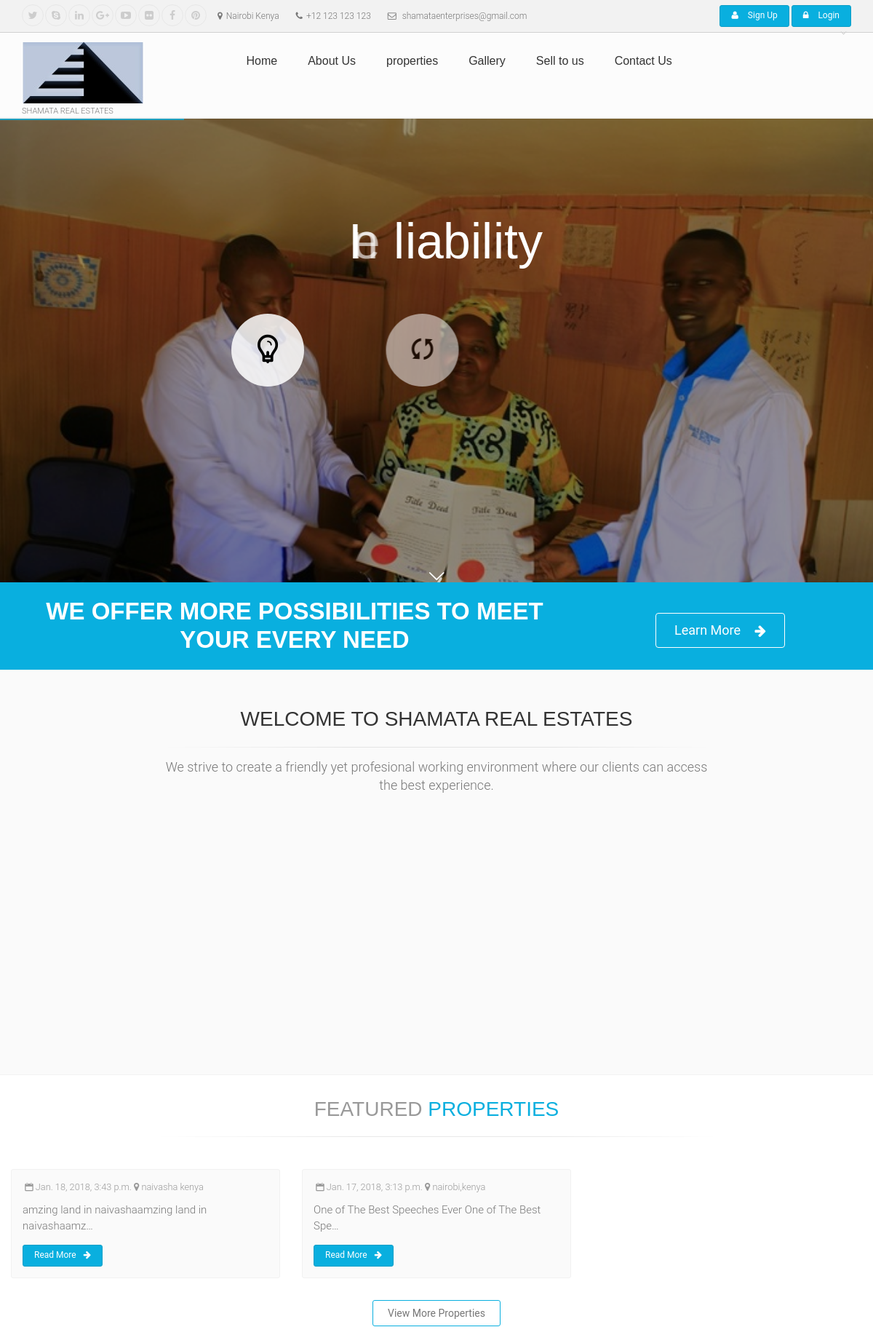
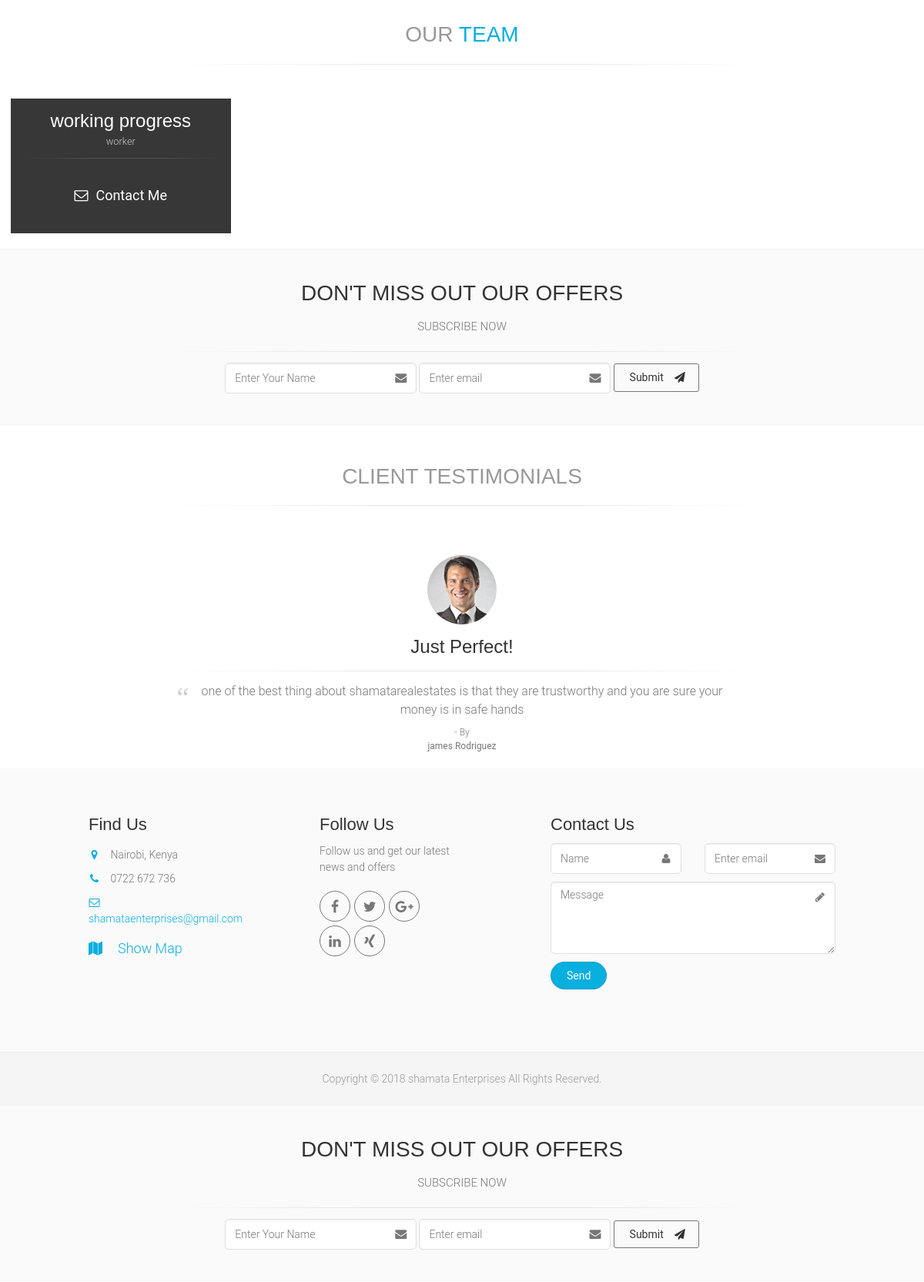
The page / (upper part) on the database its author committed (2 pictures, top to bottom).
### Main/models.py (models this page shows, shortened)
class Post(models.Model):
    owner =  models.ForeignKey(User, on_delete=models.CASCADE)
    title = models.CharField(max_length=200)
    slug      =      models.SlugField(unique=True,blank=True, null=True)
    image = models.ImageField(upload_to=upload_location)
    image_2 = models.ImageField(upload_to=upload_location)
    image_3 = models.ImageField(upload_to=upload_location,blank=True, null=True)
    description = models.TextField()
    size_of_land = models.CharField(max_length=150)
    location_details = models.CharField(max_length=300)
    price = models.CharField(max_length=150)
    features = models.TextField()
    updated = models.DateTimeField(auto_now=True, auto_now_add=False)
    timestamp = models.DateTimeField(auto_now=False, auto_now_add=True)
    def get_absolute_url(self):
        return reverse("Main:post_detail",kwargs={"slug":self.slug})
    class Meta:
        ordering = ["-timestamp", "-updated"]

### Teammembers/models.py (models this page shows, shortened)
class Team_Meamber(models.Model):
    name = models.CharField(max_length=100)
    role = models.CharField(max_length=100)
    details = models.TextField()
    phone_number = PhoneNumberField(blank=True, null=True)
    email = models.EmailField()
    image = models.ImageField(upload_to=upload_location) #null=False,blank=False
    def get_absolute_url(self):
        return reverse("Teammembers:detail",kwargs={"id": self.id})

### Main/views.py (the view)
# urls.py: url(r'^$',HomeView,name='home-view'),
def HomeView(request):
    qs = Post.objects.all()[:6] #limiting the queryset to only 6 posts
    agent_list = Team_Meamber.objects.all()[:4]#Filtering only four teammembers
    context = {
        "agents_list":agent_list,
        "post_list":qs,
        "title":"title is here"
    }
    template_name = 'Main/index.html'
    return render(request, template_name, context)

### Main/templates/Main/index.html (shortened to what this page needs)
{% extends "Main/base.html" %}
{% load staticfiles %}
{% block content %}
   {% include "Main/navigation.html" %}
  {% include "Main/body.html" %}
<section class="section pv-30">
<div class="container-fluid">
	<div class="row">
		<div class="col-md-8 col-md-offset-2 text-center">
			<h2 class="title"><span class="text-muted">FEATURED</span> <span class="text-default"> PROPERTIES</span></h2>
				<div class="separator"></div>
				</div>
				</div>
				</div>
</section>
<section>
<div class="container-fluid">
  <div class="row">
   {%  for post in post_list %}
    <div class="col-sm-4">
									<div class="image-box style-2 mb-20 bordered light-gray-bg">
										<div class="body">
											<p class="small mb-10 text-muted"><i class="icon-calendar"></i>{{  post.timestamp }} <i class="fa fa-map-marker"></i> {{  post.location_details }} </p>
											<p>   {{  post.description|truncatechars:50 }}</p>											<a href="{{ post.get_absolute_url }}" class="btn btn-default btn-sm btn-hvr hvr-sweep-to-right margin-clear">Read More<i class="fa fa-arrow-right pl-10"></i></a>
										</div>
									</div>
								</div>
				  {% endfor %}
  </div>
                         <div class="row">
		<div class="col-md-8 col-md-offset-2 text-center">
            <a href="{% url   'Main:all_properties' %}" class="btn btn-default-transparent btn-hvr hvr-shutter-in-vertital">View More Properties</a>
				</div>
				</div>
</div>
</section>
{% include "Teammembers/main_main.html" %}
     {% include "Main/testimony.html" %}
      {% include "Main/footer.html" %}
{% endblock content %}

### Teammembers/templates/Teammembers/main_main.html (shortened to what this page needs)
{% block content %}
<section class="section pv-30">
<div class="container-fluid">
	<div class="row">
		<div class="col-md-8 col-md-offset-2 text-center">
			<h2 class="title"><span class="text-muted">Our</span> <span class="text-default"> Team </span></h2>
				<div class="separator"></div>
				</div>
				</div>
				</div>
</section>
<div class="container-fluid">
	<div class="row grid-space-10">
		{%  for agent in agents_list %}
		<div class="col-sm-6 col-md-3">
									<div class="team-member image-box style-2 mb-20 dark-bg text-center">
										<div class="body">
											<h3 class="margin-clear">{{agent.name}}</h3>
											<small>{{agent.role}}</small>
											<div class="separator mt-10"></div>
											<a href="{{agent.get_absolute_url}}" class="btn btn-lg-link link-light"><i class="pr-10 fa fa-envelope-o"></i>Contact Me</a>
										</div>
									</div>
								</div>
								{% endfor %}
	</div>
</div>
{% include 'Main/testimony.html' %}
{% include 'Main/footer.html' %}
{% endblock content %}

### Main/static/css/typography-default.css (style rules this page uses)
h1, h2, h3, h4, h5, h6, .navbar .navbar-nav { font-family: "Raleway", sans-serif; }
body { font-family: "Roboto", sans-serif; }
html { height: 100%; }
body { font-size: 15px; line-height: 1.4666666667; color: #777777; background-color: #ffffff; font-weight: 300; }
h1, h2, h3, h4, h5, h6 { color: #333333; line-height: 1.2; }
h2 { font-size: 28px; margin-bottom: 15px; text-transform: uppercase; }
h3 { font-size: 24px; }
@media (min-width: 992px) { .title { margin-top: 0; } }
p { margin-bottom: 15px; }
a { color: #09afdf; -webkit-transition: all 0.2s ease-in-out; -o-transition: all 0.2s ease-in-out; transition: all 0.2s ease-in-out; }
.link-light { color: #ffffff; text-decoration: none !important; }
.text-muted { color: #999999; }
.text-default { color: #09afdf; }

### rows shown on the page
Post: timestamp "Jan. 18, 2018, 3:43 p.m.", location_details "naivasha kenya", description "amzing land in naivashaamzing land in naivashaamz…"
Post: timestamp "Jan. 17, 2018, 3:13 p.m.", location_details "nairobi,kenya", description "One of The Best Speeches Ever One of The Best Spe…"
Team_Meamber: name "working progress", role "worker"
